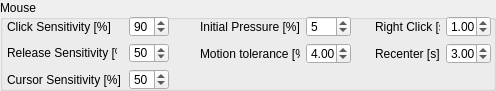
    <widget class="QGroupBox" name="groupBox_7">
     <property name="geometry">
      <rect>
       <x>5</x>
       <y>190</y>
       <width>496</width>
       <height>91</height>
      </rect>
     </property>
     <property name="title">
      <string>Mouse</string>
     </property>
     <widget class="QWidget" name="gridLayoutWidget_4">
      <property name="geometry">
       <rect>
        <x>5</x>
        <y>16</y>
        <width>166</width>
        <height>74</height>
       </rect>
      </property>
      <layout class="QGridLayout" name="gridLayout_4">
       <item row="0" column="0">
        <widget class="QLabel" name="label_18">
         <property name="text">
          <string>Click Sensitivity [%]</string>
         </property>
        </widget>
       </item>
       <item row="2" column="0">
        <widget class="QLabel" name="label_27">
         <property name="sizePolicy">
          <sizepolicy hsizetype="Fixed" vsizetype="Preferred">
           <horstretch>0</horstretch>
           <verstretch>0</verstretch>
          </sizepolicy>
         </property>
         <property name="maximumSize">
          <size>
           <width>110</width>
           <height>16777215</height>
          </size>
         </property>
         <property name="toolTip">
          <string>&lt;html&gt;&lt;head/&gt;&lt;body&gt;&lt;p&gt;When set to 100% the Release threshhold matches the trigger threshhold&lt;/p&gt;&lt;/body&gt;&lt;/html&gt;</string>
         </property>
         <property name="text">
          <string>Release Sensitivity [%]</string>
         </property>
        </widget>
       </item>
       <item row="0" column="1">
        <widget class="QSpinBox" name="spinbox_mouse_click_sensitivity">
         <property name="sizePolicy">
          <sizepolicy hsizetype="Fixed" vsizetype="Fixed">
           <horstretch>0</horstretch>
           <verstretch>0</verstretch>
          </sizepolicy>
         </property>
         <property name="maximumSize">
          <size>
           <width>40</width>
           <height>16777215</height>
          </size>
         </property>
         <property name="maximum">
          <number>100</number>
         </property>
         <property name="singleStep">
          <number>1</number>
         </property>
         <property name="value">
          <number>90</number>
         </property>
        </widget>
       </item>
       <item row="2" column="1">
        <widget class="QSpinBox" name="spinbox_mouse_release_sensitivity">
         <property name="sizePolicy">
          <sizepolicy hsizetype="Fixed" vsizetype="Fixed">
           <horstretch>0</horstretch>
           <verstretch>0</verstretch>
          </sizepolicy>
         </property>
         <property name="maximumSize">
          <size>
           <width>40</width>
           <height>16777215</height>
          </size>
         </property>
         <property name="maximum">
          <number>100</number>
         </property>
         <property name="singleStep">
          <number>1</number>
         </property>
         <property name="value">
          <number>50</number>
         </property>
        </widget>
       </item>
       <item row="3" column="0">
        <widget class="QLabel" name="label_26">
         <property name="text">
          <string>Cursor Sensitivity [%]</string>
         </property>
        </widget>
       </item>
       <item row="3" column="1">
        <widget class="QSpinBox" name="spinbox_mouse_cursor_sensitivity">
         <property name="sizePolicy">
          <sizepolicy hsizetype="Fixed" vsizetype="Fixed">
           <horstretch>0</horstretch>
           <verstretch>0</verstretch>
          </sizepolicy>
         </property>
         <property name="maximumSize">
          <size>
           <width>40</width>
           <height>16777215</height>
          </size>
         </property>
         <property name="maximum">
          <number>100</number>
         </property>
         <property name="singleStep">
          <number>1</number>
         </property>
         <property name="value">
          <number>50</number>
         </property>
        </widget>
       </item>
      </layout>
     </widget>
     <widget class="QWidget" name="gridLayoutWidget_5">
      <property name="geometry">
       <rect>
        <x>200</x>
        <y>16</y>
        <width>151</width>
        <height>48</height>
       </rect>
      </property>
      <layout class="QGridLayout" name="gridLayout_5">
       <item row="0" column="0">
        <widget class="QLabel" name="label_75">
         <property name="text">
          <string>Initial Pressure [%]</string>
         </property>
        </widget>
       </item>
       <item row="0" column="1">
        <widget class="QSpinBox" name="spinbox_mouse_pressure">
         <property name="sizePolicy">
          <sizepolicy hsizetype="Fixed" vsizetype="Fixed">
           <horstretch>0</horstretch>
           <verstretch>0</verstretch>
          </sizepolicy>
         </property>
         <property name="maximumSize">
          <size>
           <width>45</width>
           <height>16777215</height>
          </size>
         </property>
         <property name="maximum">
          <number>100</number>
         </property>
         <property name="singleStep">
          <number>1</number>
         </property>
         <property name="value">
          <number>5</number>
         </property>
        </widget>
       </item>
       <item row="1" column="0">
        <widget class="QLabel" name="label_40">
         <property name="text">
          <string>Motion tolerance [%]</string>
         </property>
        </widget>
       </item>
       <item row="1" column="1">
        <widget class="QDoubleSpinBox" name="spinbox_motion_tolerance">
         <property name="sizePolicy">
          <sizepolicy hsizetype="Maximum" vsizetype="Fixed">
           <horstretch>0</horstretch>
           <verstretch>0</verstretch>
          </sizepolicy>
         </property>
         <property name="maximumSize">
          <size>
           <width>45</width>
           <height>16777215</height>
          </size>
         </property>
         <property name="locale">
          <locale language="English" country="UnitedStates"/>
         </property>
         <property name="buttonSymbols">
          <enum>QAbstractSpinBox::UpDownArrows</enum>
         </property>
         <property name="singleStep">
          <double>1.000000000000000</double>
         </property>
         <property name="value">
          <double>4.000000000000000</double>
         </property>
        </widget>
       </item>
      </layout>
     </widget>
     <widget class="QWidget" name="gridLayoutWidget_9">
      <property name="geometry">
       <rect>
        <x>375</x>
        <y>16</y>
        <width>116</width>
        <height>48</height>
       </rect>
      </property>
      <layout class="QGridLayout" name="gridLayout_9">
       <item row="0" column="0">
        <widget class="QLabel" name="label_32">
         <property name="text">
          <string>Right Click [s]</string>
         </property>
        </widget>
       </item>
       <item row="1" column="0">
        <widget class="QLabel" name="label_38">
         <property name="text">
          <string>Recenter [s]</string>
         </property>
        </widget>
       </item>
       <item row="0" column="1">
        <widget class="QDoubleSpinBox" name="spinbox_right_click_duration">
         <property name="sizePolicy">
          <sizepolicy hsizetype="Maximum" vsizetype="Fixed">
           <horstretch>0</horstretch>
           <verstretch>0</verstretch>
          </sizepolicy>
         </property>
         <property name="maximumSize">
          <size>
           <width>45</width>
           <height>16777215</height>
          </size>
         </property>
         <property name="locale">
          <locale language="English" country="UnitedStates"/>
         </property>
         <property name="singleStep">
          <double>0.100000000000000</double>
         </property>
         <property name="value">
          <double>1.000000000000000</double>
         </property>
        </widget>
       </item>
       <item row="1" column="1">
        <widget class="QDoubleSpinBox" name="spinbox_recenter_mouse">
         <property name="sizePolicy">
          <sizepolicy hsizetype="Maximum" vsizetype="Fixed">
           <horstretch>0</horstretch>
           <verstretch>0</verstretch>
          </sizepolicy>
         </property>
         <property name="maximumSize">
          <size>
           <width>45</width>
           <height>16777215</height>
          </size>
         </property>
         <property name="locale">
          <locale language="English" country="UnitedStates"/>
         </property>
         <property name="buttonSymbols">
          <enum>QAbstractSpinBox::UpDownArrows</enum>
         </property>
         <property name="singleStep">
          <double>0.100000000000000</double>
         </property>
         <property name="value">
          <double>3.000000000000000</double>
         </property>
        </widget>
       </item>
      </layout>
     </widget>
    </widget>
